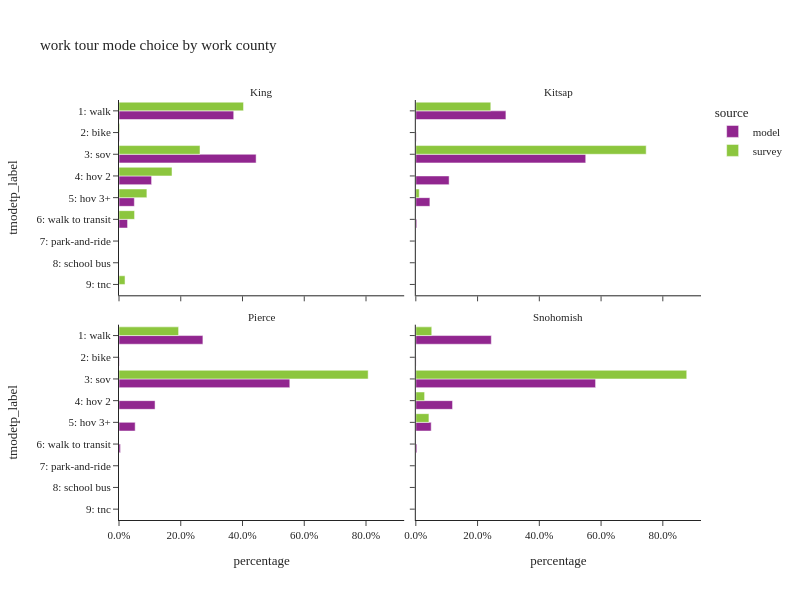

Notebook code for this chart:
### Code cell
order_mode = ["1: walk", "2: bike", "3: sov", "4: hov 2", "5: hov 3+", "6: walk to transit",
              "7: park-and-ride", "8: school bus", "9: tnc"]
incl_county = ["King", "Kitsap", "Pierce", "Snohomish"]

plot_mode_choice(wk_base_subtour.filter(pl.col("CountyName").is_in(incl_county)), "CountyName",
                 {"CountyName": ["King", "Kitsap", "Pierce", "Snohomish"],
                  "tmodetp_label": order_mode},
                 "work county",
                 2, 600)

### Figure 1 — Plotly figure (JSON) as saved in the notebook; plotly's stock layout.template omitted (floating-point values rounded to 4 significant figures)
{"data": [{"alignmentgroup": "True", "customdata": [[4], [38740], [139], [46305], [11006], [5181], [2887]], "hovertemplate": "source=model<br>CountyName=King<br>percentage=%{x}<br>tmodetp_label=%{y}<br>sample count=%{customdata[0]}<extra></extra>", "legendgroup": "model", "marker": {"color": "#91268F", "pattern": {"shape": ""}}, "name": "model", "offsetgroup": "model", "orientation": "h", "showlegend": true, "textposition": "auto", "type": "bar", "x": [3.836e-05, 0.3716, 0.001333, 0.4441, 0.1056, 0.04969, 0.02769], "xaxis": "x3", "y": [null, "1: walk", "2: bike", "3: sov", "4: hov 2", "5: hov 3+", "6: walk to transit"], "yaxis": "y3"}, {"alignmentgroup": "True", "customdata": [[74], [4], [42], [7], [9], [2], [1]], "hovertemplate": "source=survey<br>CountyName=King<br>percentage=%{x}<br>tmodetp_label=%{y}<br>sample count=%{customdata[0]}<extra></extra>", "legendgroup": "survey", "marker": {"color": "#8CC63E", "pattern": {"shape": ""}}, "name": "survey", "offsetgroup": "survey", "orientation": "h", "showlegend": true, "textposition": "auto", "type": "bar", "x": [0.4033, 0.002347, 0.2623, 0.1717, 0.09034, 0.05041, 0.01952], "xaxis": "x3", "y": ["1: walk", "2: bike", "3: sov", "4: hov 2", "5: hov 3+", "6: walk to transit", "9: tnc"], "yaxis": "y3"}, {"alignmentgroup": "True", "customdata": [[1870], [8], [3527], [691], [292], [20], [1]], "hovertemplate": "source=model<br>CountyName=Kitsap<br>percentage=%{x}<br>tmodetp_label=%{y}<br>sample count=%{customdata[0]}<extra></extra>", "legendgroup": "model", "marker": {"color": "#91268F", "pattern": {"shape": ""}}, "name": "model", "offsetgroup": "model", "orientation": "h", "showlegend": false, "textposition": "auto", "type": "bar", "x": [0.2918, 0.001248, 0.5503, 0.1078, 0.04556, 0.003121, 0.000156], "xaxis": "x4", "y": ["1: walk", "2: bike", "3: sov", "4: hov 2", "5: hov 3+", "6: walk to transit", "9: tnc"], "yaxis": "y4"}, {"alignmentgroup": "True", "customdata": [[2], [4], [1]], "hovertemplate": "source=survey<br>CountyName=Kitsap<br>percentage=%{x}<br>tmodetp_label=%{y}<br>sample count=%{customdata[0]}<extra></extra>", "legendgroup": "survey", "marker": {"color": "#8CC63E", "pattern": {"shape": ""}}, "name": "survey", "offsetgroup": "survey", "orientation": "h", "showlegend": false, "textposition": "auto", "type": "bar", "x": [0.2429, 0.7461, 0.01103], "xaxis": "x4", "y": ["1: walk", "3: sov", "5: hov 3+"], "yaxis": "y4"}, {"alignmentgroup": "True", "customdata": [[1], [6226], [24], [12675], [2676], [1200], [110]], "hovertemplate": "source=model<br>CountyName=Pierce<br>percentage=%{x}<br>tmodetp_label=%{y}<br>sample count=%{customdata[0]}<extra></extra>", "legendgroup": "model", "marker": {"color": "#91268F", "pattern": {"shape": ""}}, "name": "model", "offsetgroup": "model", "orientation": "h", "showlegend": false, "textposition": "auto", "type": "bar", "x": [4.365e-05, 0.2717, 0.001047, 0.5532, 0.1168, 0.05237, 0.004801], "xaxis": "x", "y": [null, "1: walk", "2: bike", "3: sov", "4: hov 2", "5: hov 3+", "6: walk to transit"], "yaxis": "y"}, {"alignmentgroup": "True", "customdata": [[1], [8]], "hovertemplate": "source=survey<br>CountyName=Pierce<br>percentage=%{x}<br>tmodetp_label=%{y}<br>sample count=%{customdata[0]}<extra></extra>", "legendgroup": "survey", "marker": {"color": "#8CC63E", "pattern": {"shape": ""}}, "name": "survey", "offsetgroup": "survey", "orientation": "h", "showlegend": false, "textposition": "auto", "type": "bar", "x": [0.193, 0.807], "xaxis": "x", "y": ["1: walk", "3: sov"], "yaxis": "y"}, {"alignmentgroup": "True", "customdata": [[4], [5001], [17], [11908], [2433], [1019], [70], [1]], "hovertemplate": "source=model<br>CountyName=Snohomish<br>percentage=%{x}<br>tmodetp_label=%{y}<br>sample count=%{customdata[0]}<extra></extra>", "legendgroup": "model", "marker": {"color": "#91268F", "pattern": {"shape": ""}}, "name": "model", "offsetgroup": "model", "orientation": "h", "showlegend": false, "textposition": "auto", "type": "bar", "x": [0.0001956, 0.2445, 0.0008312, 0.5822, 0.119, 0.04982, 0.003422, 4.889e-05], "xaxis": "x2", "y": [null, "1: walk", "2: bike", "3: sov", "4: hov 2", "5: hov 3+", "6: walk to transit", "9: tnc"], "yaxis": "y2"}, {"alignmentgroup": "True", "customdata": [[4], [15], [1], [3]], "hovertemplate": "source=survey<br>CountyName=Snohomish<br>percentage=%{x}<br>tmodetp_label=%{y}<br>sample count=%{customdata[0]}<extra></extra>", "legendgroup": "survey", "marker": {"color": "#8CC63E", "pattern": {"shape": ""}}, "name": "survey", "offsetgroup": "survey", "orientation": "h", "showlegend": false, "textposition": "auto", "type": "bar", "x": [0.05161, 0.8775, 0.02844, 0.04247], "xaxis": "x2", "y": ["1: walk", "3: sov", "4: hov 2", "5: hov 3+"], "yaxis": "y2"}], "layout": {"annotations": [{"font": {}, "showarrow": false, "text": "Pierce", "x": 0.245, "xanchor": "center", "xref": "paper", "y": 0.465, "yanchor": "bottom", "yref": "paper"}, {"font": {}, "showarrow": false, "text": "Snohomish", "x": 0.755, "xanchor": "center", "xref": "paper", "y": 0.465, "yanchor": "bottom", "yref": "paper"}, {"font": {}, "showarrow": false, "text": "King", "x": 0.245, "xanchor": "center", "xref": "paper", "y": 1.0, "yanchor": "bottom", "yref": "paper"}, {"font": {}, "showarrow": false, "text": "Kitsap", "x": 0.755, "xanchor": "center", "xref": "paper", "y": 1.0, "yanchor": "bottom", "yref": "paper"}], "barmode": "group", "height": 600, "legend": {"title": {"text": "source"}, "tracegroupgap": 0}, "title": {"text": "work tour mode choice by work county"}, "width": 800, "xaxis": {"anchor": "y", "domain": [0.0, 0.49], "tickformat": ".1%", "title": {"text": "percentage"}}, "xaxis2": {"anchor": "y2", "domain": [0.51, 1.0], "matches": "x", "tickformat": ".1%", "title": {"text": "percentage"}}, "xaxis3": {"anchor": "y3", "domain": [0.0, 0.49], "matches": "x", "showticklabels": false, "tickformat": ".1%"}, "xaxis4": {"anchor": "y4", "domain": [0.51, 1.0], "matches": "x", "showticklabels": false, "tickformat": ".1%"}, "yaxis": {"anchor": "x", "categoryarray": ["9: tnc", "8: school bus", "7: park-and-ride", "6: walk to transit", "5: hov 3+", "4: hov 2", "3: sov", "2: bike", "1: walk"], "categoryorder": "array", "domain": [0.0, 0.465], "title": {"text": "tmodetp_label"}}, "yaxis2": {"anchor": "x2", "domain": [0.0, 0.465], "matches": "y", "showticklabels": false}, "yaxis3": {"anchor": "x3", "categoryarray": ["9: tnc", "8: school bus", "7: park-and-ride", "6: walk to transit", "5: hov 3+", "4: hov 2", "3: sov", "2: bike", "1: walk"], "categoryorder": "array", "domain": [0.535, 1.0], "matches": "y", "title": {"text": "tmodetp_label"}}, "yaxis4": {"anchor": "x4", "domain": [0.535, 1.0], "matches": "y", "showticklabels": false}}}
